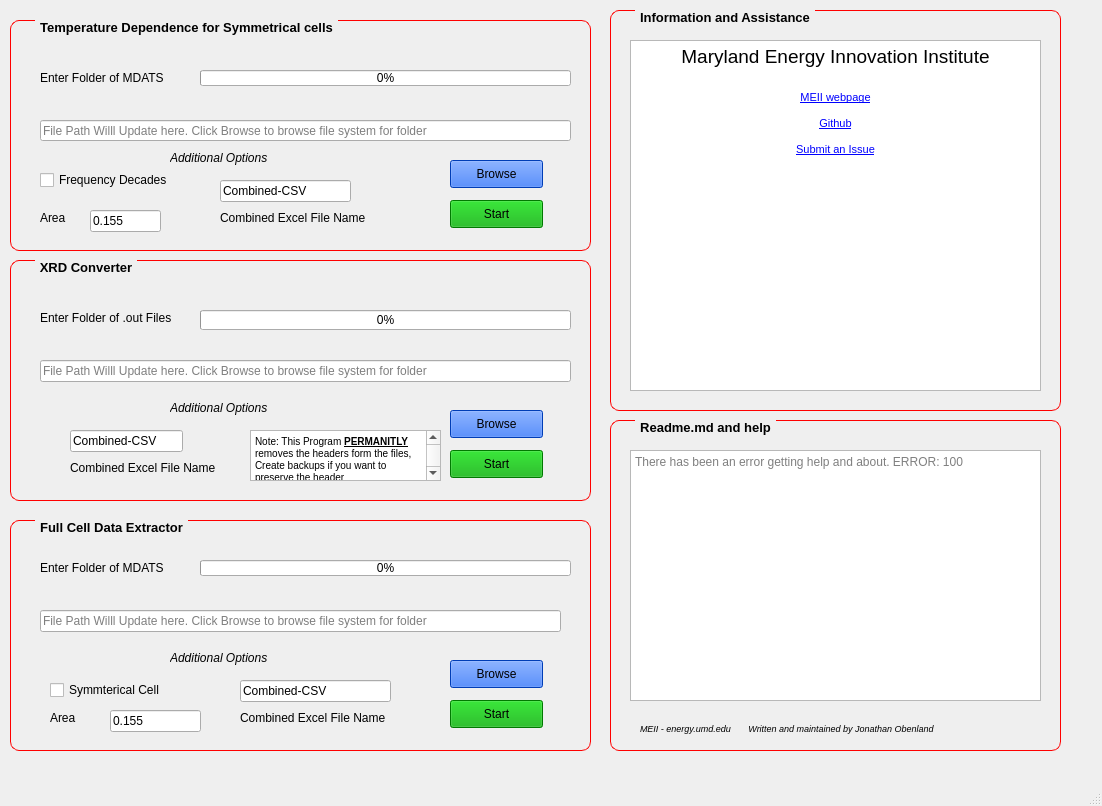
<?xml version="1.0" encoding="UTF-8"?>
<ui version="4.0">
 <class>MainWindow</class>
 <widget class="QMainWindow" name="MainWindow">
  <property name="geometry">
   <rect>
    <x>0</x>
    <y>0</y>
    <width>1102</width>
    <height>806</height>
   </rect>
  </property>
  <property name="windowTitle">
   <string>MainWindow</string>
  </property>
  <property name="styleSheet">
   <string notr="true">
QGroupBox {
    border: 1px solid red;
    border-radius: 9px;
    margin-top: 0.5em;
}

QGroupBox::title {
    subcontrol-origin: margin;
	size: 40px;
    left: 25px;
    padding: 0 3px 0 3px;
}

QScrollArea {
    border: 1px solid red;
    border-radius: 1px;
    margin-top: 0.5em;
}
</string>
  </property>
  <widget class="QWidget" name="centralwidget">
   <widget class="QGroupBox" name="groupBox">
    <property name="geometry">
     <rect>
      <x>10</x>
      <y>20</y>
      <width>581</width>
      <height>231</height>
     </rect>
    </property>
    <property name="font">
     <font>
      <pointsize>10</pointsize>
      <weight>75</weight>
      <bold>true</bold>
      <underline>false</underline>
     </font>
    </property>
    <property name="title">
     <string>Temperature Dependence for Symmetrical cells</string>
    </property>
    <widget class="QPushButton" name="tdStart">
     <property name="geometry">
      <rect>
       <x>440</x>
       <y>180</y>
       <width>93</width>
       <height>28</height>
      </rect>
     </property>
     <property name="styleSheet">
      <string notr="true">background-color: rgb(0, 170, 0);</string>
     </property>
     <property name="text">
      <string>Start</string>
     </property>
    </widget>
    <widget class="QLabel" name="label_2">
     <property name="geometry">
      <rect>
       <x>30</x>
       <y>50</y>
       <width>151</width>
       <height>16</height>
      </rect>
     </property>
     <property name="font">
      <font>
       <weight>50</weight>
       <bold>false</bold>
      </font>
     </property>
     <property name="text">
      <string>Enter Folder of MDATS</string>
     </property>
    </widget>
    <widget class="QLineEdit" name="tdFileText">
     <property name="geometry">
      <rect>
       <x>30</x>
       <y>100</y>
       <width>531</width>
       <height>21</height>
      </rect>
     </property>
     <property name="placeholderText">
      <string>File Path Willl Update here. Click Browse to browse file system for folder</string>
     </property>
    </widget>
    <widget class="QPushButton" name="tdBrowse">
     <property name="geometry">
      <rect>
       <x>440</x>
       <y>140</y>
       <width>93</width>
       <height>28</height>
      </rect>
     </property>
     <property name="styleSheet">
      <string notr="true">background-color: rgb(0, 85, 255);</string>
     </property>
     <property name="text">
      <string>Browse</string>
     </property>
    </widget>
    <widget class="QLabel" name="label_6">
     <property name="geometry">
      <rect>
       <x>160</x>
       <y>130</y>
       <width>131</width>
       <height>16</height>
      </rect>
     </property>
     <property name="font">
      <font>
       <italic>true</italic>
      </font>
     </property>
     <property name="text">
      <string>Additional Options</string>
     </property>
    </widget>
    <widget class="QCheckBox" name="decadesTDCheck">
     <property name="geometry">
      <rect>
       <x>30</x>
       <y>150</y>
       <width>141</width>
       <height>20</height>
      </rect>
     </property>
     <property name="text">
      <string>Frequency Decades</string>
     </property>
    </widget>
    <widget class="QLineEdit" name="tDArea">
     <property name="geometry">
      <rect>
       <x>80</x>
       <y>190</y>
       <width>71</width>
       <height>22</height>
      </rect>
     </property>
     <property name="text">
      <string>0.155</string>
     </property>
    </widget>
    <widget class="QLabel" name="label">
     <property name="geometry">
      <rect>
       <x>30</x>
       <y>190</y>
       <width>41</width>
       <height>16</height>
      </rect>
     </property>
     <property name="text">
      <string>Area</string>
     </property>
    </widget>
    <widget class="QLineEdit" name="tdCombine">
     <property name="geometry">
      <rect>
       <x>210</x>
       <y>160</y>
       <width>131</width>
       <height>22</height>
      </rect>
     </property>
     <property name="text">
      <string>Combined-CSV</string>
     </property>
    </widget>
    <widget class="QLabel" name="label_5">
     <property name="geometry">
      <rect>
       <x>210</x>
       <y>190</y>
       <width>181</width>
       <height>16</height>
      </rect>
     </property>
     <property name="text">
      <string>Combined Excel File Name</string>
     </property>
    </widget>
    <widget class="QProgressBar" name="progressBar">
     <property name="geometry">
      <rect>
       <x>190</x>
       <y>50</y>
       <width>371</width>
       <height>16</height>
      </rect>
     </property>
     <property name="maximum">
      <number>100</number>
     </property>
     <property name="value">
      <number>0</number>
     </property>
    </widget>
   </widget>
   <widget class="QGroupBox" name="groupBox_2">
    <property name="geometry">
     <rect>
      <x>10</x>
      <y>260</y>
      <width>581</width>
      <height>241</height>
     </rect>
    </property>
    <property name="font">
     <font>
      <pointsize>10</pointsize>
      <weight>75</weight>
      <bold>true</bold>
     </font>
    </property>
    <property name="title">
     <string>XRD Converter</string>
    </property>
    <widget class="QPushButton" name="xrdStart">
     <property name="geometry">
      <rect>
       <x>440</x>
       <y>190</y>
       <width>93</width>
       <height>28</height>
      </rect>
     </property>
     <property name="styleSheet">
      <string notr="true">background-color: rgb(0, 170, 0);</string>
     </property>
     <property name="text">
      <string>Start</string>
     </property>
    </widget>
    <widget class="QLabel" name="label_3">
     <property name="geometry">
      <rect>
       <x>30</x>
       <y>50</y>
       <width>151</width>
       <height>16</height>
      </rect>
     </property>
     <property name="text">
      <string>Enter Folder of .out Files</string>
     </property>
    </widget>
    <widget class="QLineEdit" name="xrdFileText">
     <property name="geometry">
      <rect>
       <x>30</x>
       <y>100</y>
       <width>531</width>
       <height>22</height>
      </rect>
     </property>
     <property name="placeholderText">
      <string>File Path Willl Update here. Click Browse to browse file system for folder</string>
     </property>
    </widget>
    <widget class="QPushButton" name="xrdBrowse">
     <property name="geometry">
      <rect>
       <x>440</x>
       <y>150</y>
       <width>93</width>
       <height>28</height>
      </rect>
     </property>
     <property name="styleSheet">
      <string notr="true">background-color: rgb(0, 85, 255);</string>
     </property>
     <property name="text">
      <string>Browse</string>
     </property>
    </widget>
    <widget class="QLabel" name="label_7">
     <property name="geometry">
      <rect>
       <x>160</x>
       <y>140</y>
       <width>131</width>
       <height>16</height>
      </rect>
     </property>
     <property name="font">
      <font>
       <italic>true</italic>
      </font>
     </property>
     <property name="text">
      <string>Additional Options</string>
     </property>
    </widget>
    <widget class="QProgressBar" name="xrdProgress">
     <property name="geometry">
      <rect>
       <x>190</x>
       <y>50</y>
       <width>371</width>
       <height>20</height>
      </rect>
     </property>
     <property name="value">
      <number>0</number>
     </property>
    </widget>
    <widget class="QTextEdit" name="textEdit">
     <property name="geometry">
      <rect>
       <x>240</x>
       <y>170</y>
       <width>191</width>
       <height>51</height>
      </rect>
     </property>
     <property name="html">
      <string>&lt;!DOCTYPE HTML PUBLIC &quot;-//W3C//DTD HTML 4.0//EN&quot; &quot;http://www.w3.org/TR/REC-html40/strict.dtd&quot;&gt;
&lt;html&gt;&lt;head&gt;&lt;meta name=&quot;qrichtext&quot; content=&quot;1&quot; /&gt;&lt;style type=&quot;text/css&quot;&gt;
p, li { white-space: pre-wrap; }
&lt;/style&gt;&lt;/head&gt;&lt;body style=&quot; font-family:'MS Shell Dlg 2'; font-size:7.8pt; font-weight:400; font-style:normal;&quot;&gt;
&lt;p style=&quot; margin-top:0px; margin-bottom:0px; margin-left:0px; margin-right:0px; -qt-block-indent:0; text-indent:0px;&quot;&gt;Note: This Program &lt;span style=&quot; font-weight:600; text-decoration: underline;&quot;&gt;PERMANITLY&lt;/span&gt; removes the headers form the files, Create backups if you want to preserve the header&lt;/p&gt;&lt;/body&gt;&lt;/html&gt;</string>
     </property>
    </widget>
    <widget class="QLineEdit" name="xrdCombined">
     <property name="geometry">
      <rect>
       <x>60</x>
       <y>170</y>
       <width>113</width>
       <height>22</height>
      </rect>
     </property>
     <property name="text">
      <string>Combined-CSV</string>
     </property>
    </widget>
    <widget class="QLabel" name="label_9">
     <property name="geometry">
      <rect>
       <x>60</x>
       <y>200</y>
       <width>181</width>
       <height>16</height>
      </rect>
     </property>
     <property name="text">
      <string>Combined Excel File Name</string>
     </property>
    </widget>
   </widget>
   <widget class="QGroupBox" name="groupBox_3">
    <property name="geometry">
     <rect>
      <x>10</x>
      <y>520</y>
      <width>581</width>
      <height>231</height>
     </rect>
    </property>
    <property name="font">
     <font>
      <pointsize>10</pointsize>
      <weight>75</weight>
      <bold>true</bold>
     </font>
    </property>
    <property name="title">
     <string>Full Cell Data Extractor</string>
    </property>
    <widget class="QPushButton" name="fcStart">
     <property name="geometry">
      <rect>
       <x>440</x>
       <y>180</y>
       <width>93</width>
       <height>28</height>
      </rect>
     </property>
     <property name="styleSheet">
      <string notr="true">background-color: rgb(0, 170, 0);</string>
     </property>
     <property name="text">
      <string>Start</string>
     </property>
    </widget>
    <widget class="QLabel" name="label_4">
     <property name="geometry">
      <rect>
       <x>30</x>
       <y>40</y>
       <width>151</width>
       <height>16</height>
      </rect>
     </property>
     <property name="text">
      <string>Enter Folder of MDATS</string>
     </property>
    </widget>
    <widget class="QLineEdit" name="xrdFileText_2">
     <property name="geometry">
      <rect>
       <x>30</x>
       <y>90</y>
       <width>521</width>
       <height>22</height>
      </rect>
     </property>
     <property name="placeholderText">
      <string>File Path Willl Update here. Click Browse to browse file system for folder</string>
     </property>
    </widget>
    <widget class="QPushButton" name="fcBrowse">
     <property name="geometry">
      <rect>
       <x>440</x>
       <y>140</y>
       <width>93</width>
       <height>28</height>
      </rect>
     </property>
     <property name="styleSheet">
      <string notr="true">background-color: rgb(0, 85, 255);</string>
     </property>
     <property name="text">
      <string>Browse</string>
     </property>
    </widget>
    <widget class="QLabel" name="label_8">
     <property name="geometry">
      <rect>
       <x>160</x>
       <y>130</y>
       <width>131</width>
       <height>16</height>
      </rect>
     </property>
     <property name="font">
      <font>
       <italic>true</italic>
      </font>
     </property>
     <property name="text">
      <string>Additional Options</string>
     </property>
    </widget>
    <widget class="QProgressBar" name="fcProgress">
     <property name="geometry">
      <rect>
       <x>190</x>
       <y>40</y>
       <width>371</width>
       <height>16</height>
      </rect>
     </property>
     <property name="value">
      <number>0</number>
     </property>
    </widget>
    <widget class="QCheckBox" name="symmCellCheck">
     <property name="geometry">
      <rect>
       <x>40</x>
       <y>160</y>
       <width>131</width>
       <height>20</height>
      </rect>
     </property>
     <property name="text">
      <string>Symmterical Cell</string>
     </property>
    </widget>
    <widget class="QLineEdit" name="fcArea">
     <property name="geometry">
      <rect>
       <x>100</x>
       <y>190</y>
       <width>91</width>
       <height>22</height>
      </rect>
     </property>
     <property name="text">
      <string>0.155</string>
     </property>
    </widget>
    <widget class="QLabel" name="label_11">
     <property name="geometry">
      <rect>
       <x>40</x>
       <y>190</y>
       <width>55</width>
       <height>16</height>
      </rect>
     </property>
     <property name="text">
      <string>Area</string>
     </property>
    </widget>
    <widget class="QLineEdit" name="fcCombine">
     <property name="geometry">
      <rect>
       <x>230</x>
       <y>160</y>
       <width>151</width>
       <height>22</height>
      </rect>
     </property>
     <property name="text">
      <string>Combined-CSV</string>
     </property>
    </widget>
    <widget class="QLabel" name="label_12">
     <property name="geometry">
      <rect>
       <x>230</x>
       <y>190</y>
       <width>161</width>
       <height>16</height>
      </rect>
     </property>
     <property name="text">
      <string>Combined Excel File Name</string>
     </property>
    </widget>
   </widget>
   <widget class="QGroupBox" name="groupBox_4">
    <property name="geometry">
     <rect>
      <x>610</x>
      <y>420</y>
      <width>451</width>
      <height>331</height>
     </rect>
    </property>
    <property name="font">
     <font>
      <pointsize>10</pointsize>
      <weight>75</weight>
      <bold>true</bold>
     </font>
    </property>
    <property name="title">
     <string>Readme.md and help</string>
    </property>
    <widget class="QLabel" name="label_10">
     <property name="geometry">
      <rect>
       <x>30</x>
       <y>300</y>
       <width>461</width>
       <height>16</height>
      </rect>
     </property>
     <property name="font">
      <font>
       <pointsize>7</pointsize>
       <italic>true</italic>
      </font>
     </property>
     <property name="text">
      <string>MEII - energy.umd.edu       Written and maintained by Jonathan Obenland</string>
     </property>
    </widget>
    <widget class="QTextBrowser" name="textBrowser">
     <property name="geometry">
      <rect>
       <x>20</x>
       <y>30</y>
       <width>411</width>
       <height>251</height>
      </rect>
     </property>
     <property name="html">
      <string>&lt;!DOCTYPE HTML PUBLIC &quot;-//W3C//DTD HTML 4.0//EN&quot; &quot;http://www.w3.org/TR/REC-html40/strict.dtd&quot;&gt;
&lt;html&gt;&lt;head&gt;&lt;meta name=&quot;qrichtext&quot; content=&quot;1&quot; /&gt;&lt;style type=&quot;text/css&quot;&gt;
p, li { white-space: pre-wrap; }
&lt;/style&gt;&lt;/head&gt;&lt;body style=&quot; font-family:'MS Shell Dlg 2'; font-size:7.8pt; font-weight:400; font-style:normal;&quot;&gt;
&lt;p style=&quot;-qt-paragraph-type:empty; margin-top:0px; margin-bottom:0px; margin-left:0px; margin-right:0px; -qt-block-indent:0; text-indent:0px;&quot;&gt;&lt;br /&gt;&lt;/p&gt;&lt;/body&gt;&lt;/html&gt;</string>
     </property>
     <property name="placeholderText">
      <string>There has been an error getting help and about. ERROR: 100</string>
     </property>
    </widget>
   </widget>
   <widget class="QGroupBox" name="groupBox_5">
    <property name="geometry">
     <rect>
      <x>610</x>
      <y>10</y>
      <width>451</width>
      <height>401</height>
     </rect>
    </property>
    <property name="font">
     <font>
      <pointsize>10</pointsize>
      <weight>75</weight>
      <bold>true</bold>
     </font>
    </property>
    <property name="title">
     <string>Information and Assistance</string>
    </property>
    <widget class="QTextBrowser" name="textBrowser_2">
     <property name="geometry">
      <rect>
       <x>20</x>
       <y>30</y>
       <width>411</width>
       <height>351</height>
      </rect>
     </property>
     <property name="html">
      <string>&lt;!DOCTYPE HTML PUBLIC &quot;-//W3C//DTD HTML 4.0//EN&quot; &quot;http://www.w3.org/TR/REC-html40/strict.dtd&quot;&gt;
&lt;html&gt;&lt;head&gt;&lt;meta name=&quot;qrichtext&quot; content=&quot;1&quot; /&gt;&lt;style type=&quot;text/css&quot;&gt;
p, li { white-space: pre-wrap; }
&lt;/style&gt;&lt;/head&gt;&lt;body style=&quot; font-family:'MS Shell Dlg 2'; font-size:7.8pt; font-weight:400; font-style:normal;&quot;&gt;
&lt;p align=&quot;center&quot; style=&quot; margin-top:0px; margin-bottom:0px; margin-left:0px; margin-right:0px; -qt-block-indent:0; text-indent:0px;&quot;&gt;&lt;span style=&quot; font-size:14pt;&quot;&gt;Maryland Energy Innovation Institute&lt;/span&gt;&lt;/p&gt;
&lt;p align=&quot;center&quot; style=&quot;-qt-paragraph-type:empty; margin-top:0px; margin-bottom:0px; margin-left:0px; margin-right:0px; -qt-block-indent:0; text-indent:0px; font-size:14pt; vertical-align:super;&quot;&gt;&lt;br /&gt;&lt;/p&gt;
&lt;p align=&quot;center&quot; style=&quot; margin-top:0px; margin-bottom:0px; margin-left:0px; margin-right:0px; -qt-block-indent:0; text-indent:0px;&quot;&gt;&lt;a href=&quot;energy.umd.edu&quot;&gt;&lt;span style=&quot; font-size:8pt; text-decoration: underline; color:#0000ff;&quot;&gt;MEII webpage&lt;/span&gt;&lt;/a&gt;&lt;/p&gt;
&lt;p align=&quot;center&quot; style=&quot;-qt-paragraph-type:empty; margin-top:0px; margin-bottom:0px; margin-left:0px; margin-right:0px; -qt-block-indent:0; text-indent:0px; font-size:8pt; text-decoration: underline; color:#0000ff;&quot;&gt;&lt;br /&gt;&lt;/p&gt;
&lt;p align=&quot;center&quot; style=&quot; margin-top:0px; margin-bottom:0px; margin-left:0px; margin-right:0px; -qt-block-indent:0; text-indent:0px;&quot;&gt;&lt;a href=&quot;github.com/jobenland&quot;&gt;&lt;span style=&quot; font-size:8pt; text-decoration: underline; color:#0000ff;&quot;&gt;Github&lt;/span&gt;&lt;/a&gt;&lt;/p&gt;
&lt;p align=&quot;center&quot; style=&quot;-qt-paragraph-type:empty; margin-top:0px; margin-bottom:0px; margin-left:0px; margin-right:0px; -qt-block-indent:0; text-indent:0px; font-size:8pt; text-decoration: underline; color:#0000ff;&quot;&gt;&lt;br /&gt;&lt;/p&gt;
&lt;p align=&quot;center&quot; style=&quot; margin-top:0px; margin-bottom:0px; margin-left:0px; margin-right:0px; -qt-block-indent:0; text-indent:0px;&quot;&gt;&lt;a href=&quot;github.com/jobenland&quot;&gt;&lt;span style=&quot; font-size:8pt; text-decoration: underline; color:#0000ff;&quot;&gt;Submit an Issue&lt;/span&gt;&lt;/a&gt;&lt;/p&gt;&lt;/body&gt;&lt;/html&gt;</string>
     </property>
    </widget>
   </widget>
  </widget>
  <widget class="QMenuBar" name="menubar">
   <property name="geometry">
    <rect>
     <x>0</x>
     <y>0</y>
     <width>1102</width>
     <height>26</height>
    </rect>
   </property>
  </widget>
  <widget class="QStatusBar" name="statusbar"/>
 </widget>
 <resources>
  <include location="Image.qrc"/>
 </resources>
 <connections/>
</ui>
